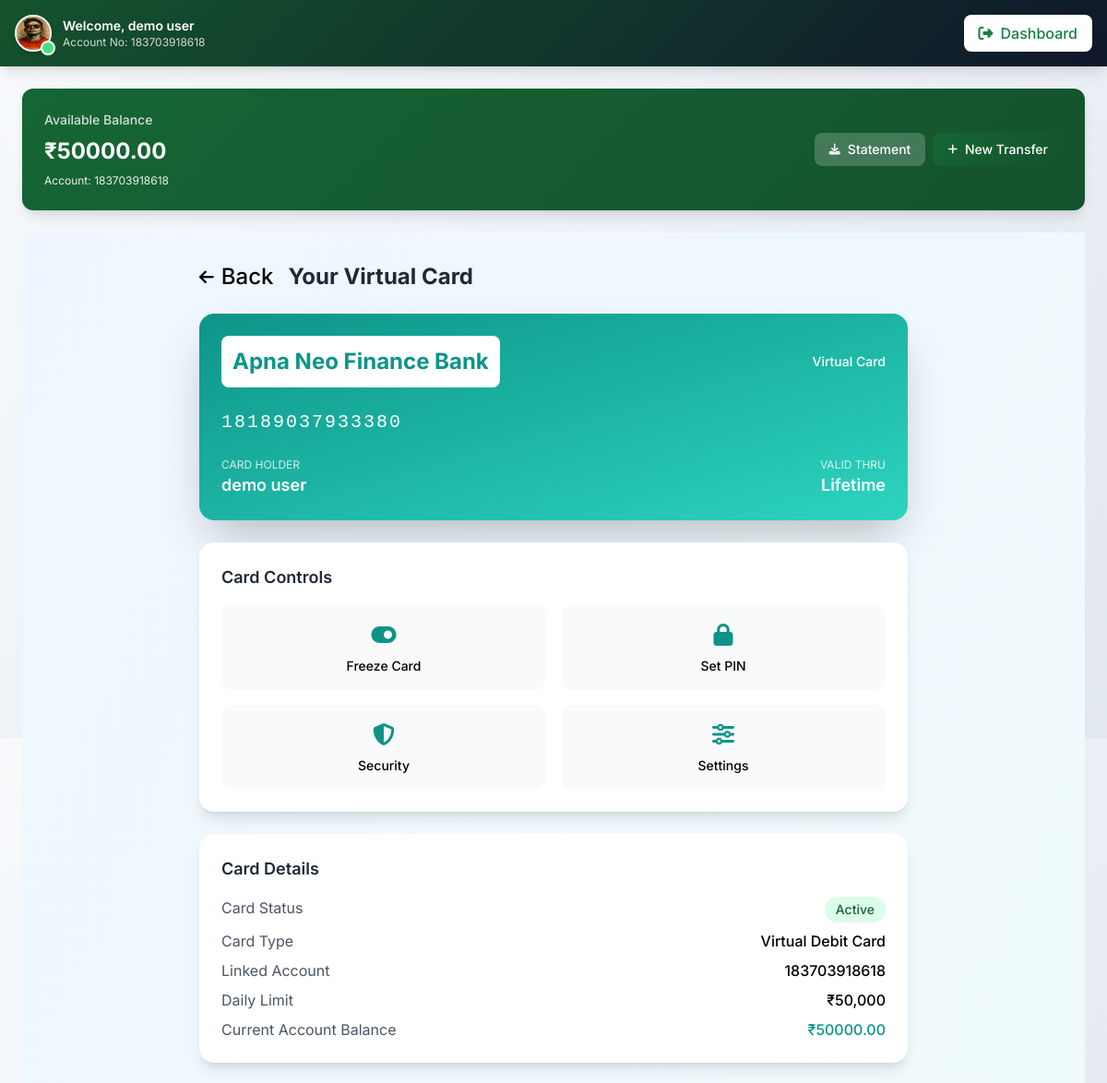
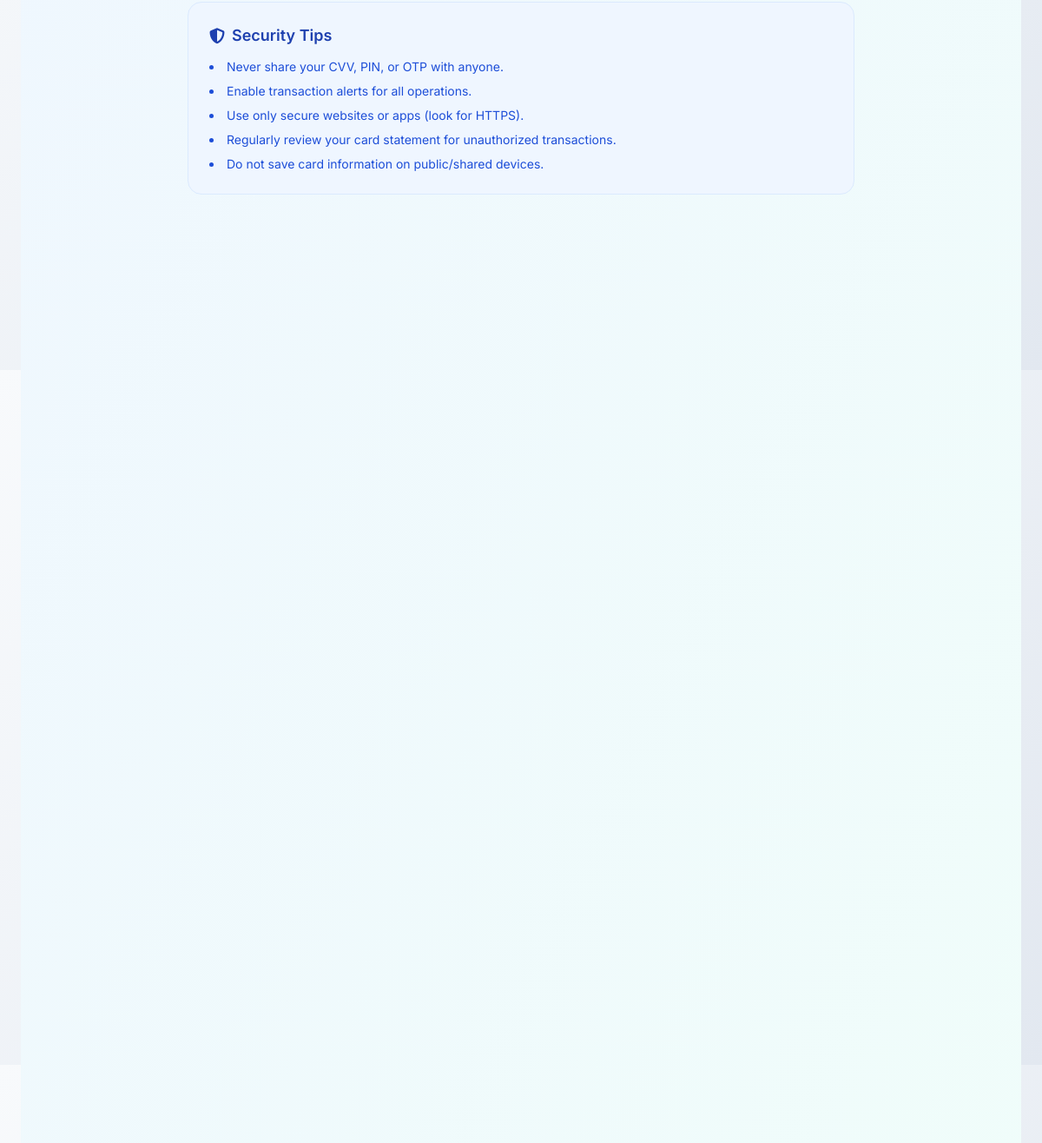
The page /banking/virtual-card/ (signed in) on the database its author committed (2 pictures, top to bottom).
### accounts/models.py (models this page shows, shortened)
class CustomUser(AbstractUser):
    dob = models.DateField(null=True, blank=True)
    mobile = models.CharField(max_length=15, blank=True)
    address = models.TextField(blank=True)
    marital_status = models.CharField(max_length=10, choices=MARITAL_STATUS, default='single')
    occupation = models.CharField(max_length=15, choices=OCCUPATIONS, default='student')
    account_plan = models.CharField(max_length=10, choices=ACCOUNT_PLANS, default='queen')
    account_type = models.CharField(max_length=10, choices=ACCOUNT_TYPES, default='savings')
    residency_status = models.CharField(max_length=10, choices=RESIDENCY_STATUS, default='indian')
    account_number = models.BigIntegerField(default=generate_account_number, unique=True)
    virtual_card_number = models.BigIntegerField(default=generate_virtual_card, unique=True)
    balance = models.DecimalField(max_digits=12, decimal_places=2, default=0)
    profile_image = models.ImageField(upload_to=user_profile_image_path, null=True, blank=True)
    kyc_doc = models.FileField(upload_to=user_kyc_path, null=True, blank=True)
    city = models.CharField(max_length=100, blank=False)
    ifsc_code = models.CharField(max_length=11, blank=True, unique=True)
    upi_id = models.CharField(max_length=50, blank=True, unique=True)

### banking/views.py (the view)
# urls.py: path('virtual-card/', views.virtual_card_view, name='virtual_card'),
@login_required
def virtual_card_view(request):
    user = request.user  # Logged-in user
    context = {
        'user': user
    }
    return render(request, 'banking/virtual_card.html', context)

### banking/templates/banking/virtual_card.html (shortened to what this page needs)
{% extends "banking/netbanking_base.html" %}
{% load static %}
{% block content %}
<div class="min-h-screen bg-gradient-to-br from-blue-50 to-teal-50 py-8 px-4">
    <div class="max-w-3xl mx-auto">
        <div class="flex items-center mb-6">
            <a href="{% url 'banking:dashboard' %}"
                class="flex items-center text-primary hover:text-secondary transition-colors mr-4">
                <i class="fas fa-arrow-left text-lg"></i>
                <span class="ml-2 font-medium text-2xl">Back</span>
            </a>
            <h1 class="text-2xl font-bold text-gray-800">Your Virtual Card</h1>
        </div>
        <div
            class="rounded-2xl shadow-2xl overflow-hidden bg-gradient-to-br from-teal-600 to-teal-400 text-white p-6 mb-6">
            <div class="flex justify-between items-center mb-6">
                <div class="bg-white rounded-lg flex items-center justify-center p-3">
                    <span class="text-teal-600 font-bold text-2xl">Apna Neo Finance Bank</span>
                </div>
                <div class="text-sm font-medium">Virtual Card</div>
            </div>
            <p class="text-xl tracking-widest font-mono mb-6">
                {{ user.virtual_card_number }}
            </p>
            <div class="flex justify-between items-end">
                <div>
                    <p class="text-xs uppercase opacity-80">Card Holder</p>
                    <p class="text-lg font-semibold">{{ user.first_name }} {{ user.last_name }}</p>
                </div>
                <div class="text-right">
                    <p class="text-xs uppercase opacity-80">Valid Thru</p>
                    <p class="text-lg font-semibold">Lifetime</p>
                </div>
            </div>
        </div>
        <div class="bg-white rounded-2xl shadow-lg p-6 mb-6">
            <h2 class="text-lg font-semibold text-gray-800 mb-4">Card Controls</h2>
            <div class="grid grid-cols-2 gap-4">
                <button
                    class="flex flex-col items-center justify-center p-4 bg-gray-50 hover:bg-teal-50 rounded-xl transition-colors">
                    <i class="fas fa-toggle-on text-teal-600 text-2xl mb-2"></i>
                    <span class="text-sm font-medium">Freeze Card</span>
                </button>
                <button
                    class="flex flex-col items-center justify-center p-4 bg-gray-50 hover:bg-teal-50 rounded-xl transition-colors">
                    <i class="fas fa-lock text-teal-600 text-2xl mb-2"></i>
                    <span class="text-sm font-medium">Set PIN</span>
                </button>
                <button
                    class="flex flex-col items-center justify-center p-4 bg-gray-50 hover:bg-teal-50 rounded-xl transition-colors">
                    <i class="fas fa-shield-alt text-teal-600 text-2xl mb-2"></i>
                    <span class="text-sm font-medium">Security</span>
                </button>
                <button
                    class="flex flex-col items-center justify-center p-4 bg-gray-50 hover:bg-teal-50 rounded-xl transition-colors">
                    <i class="fas fa-sliders-h text-teal-600 text-2xl mb-2"></i>
                    <span class="text-sm font-medium">Settings</span>
                </button>
            </div>
        </div>
        <div class="bg-white rounded-2xl shadow-lg p-6 mb-6">
            <h2 class="text-lg font-semibold text-gray-800 mb-4">Card Details</h2>
            <div class="space-y-2">
                <div class="flex justify-between">
                    <span class="text-gray-600">Card Status</span>
                    <span class="bg-green-100 text-green-800 px-3 py-1 rounded-full text-sm font-medium">Active</span>
                </div>
                <div class="flex justify-between">
                    <span class="text-gray-600">Card Type</span>
                    <span class="font-medium">Virtual Debit Card</span>
                </div>
                <div class="flex justify-between">
                    <span class="text-gray-600">Linked Account</span>
                    <span class="font-medium">{{ user.account_number }}</span>
                </div>
                <div class="flex justify-between">
                    <span class="text-gray-600">Daily Limit</span>
                    <span class="font-medium">₹50,000</span>
                </div>
                <div class="flex justify-between">
                    <span class="text-gray-600">Current Account Balance</span>
                    <span class="font-medium text-teal-600">₹{{ user.balance }}</span>
                </div>
            </div>
        </div>
        <div class="bg-blue-50 rounded-2xl p-6 border border-blue-100">
            <h2 class="text-lg font-semibold text-blue-800 mb-3 flex items-center">
                <i class="fas fa-shield-alt mr-2"></i> Security Tips
            </h2>
            <ul class="space-y-2 text-sm text-blue-700 list-disc list-inside">
                <li>Never share your CVV, PIN, or OTP with anyone.</li>
                <li>Enable transaction alerts for all operations.</li>
                <li>Use only secure websites or apps (look for HTTPS).</li>
                <li>Regularly review your card statement for unauthorized transactions.</li>
                <li>Do not save card information on public/shared devices.</li>
            </ul>
        </div>
    </div>
</div>
{% endblock %}

### banking/templates/banking/netbanking_base.html (shortened to what this page needs)
<!DOCTYPE html>
<html lang="en">
<head>
  <script src="https://cdn.tailwindcss.com"></script>
  <link rel="stylesheet" href="https://cdnjs.cloudflare.com/ajax/libs/font-awesome/6.4.0/css/all.min.css">
</head>
<body>
  <nav class="nav-gradient p-4 flex justify-between items-center text-white shadow-lg">
    <div class="flex items-center gap-3">
      {% if user.profile_image %}
      <div class="relative">
        <img src="{{ user.profile_image.url }}" alt="Profile"
          class="w-10 h-10 rounded-full border-2 border-white shadow-md">
        <div class="absolute -bottom-1 -right-1 w-4 h-4 bg-green-400 rounded-full border-2 border-white"></div>
      </div>
      {% endif %}
      <div>
        <p class="font-semibold text-sm">Welcome, {{ user.first_name }} {{ user.last_name }}</p>
        <p class="text-xs opacity-80">Account No: {{ user.account_number }}</p>
      </div>
    </div>
    <div class="flex items-center space-x-4">
      <a href="{% url 'banking:dashboard' %}"
        class="bg-white text-green-700 hover:bg-green-50 px-4 py-2 rounded-lg font-medium flex items-center space-x-2">
        <i class="fas fa-sign-out-alt"></i>
        <span>Dashboard</span>
      </a>
    </div>
  </nav>
  <main class="p-4 sm:p-6">
    <div class="balance-card rounded-xl text-white p-4 sm:p-6 mb-6 shadow-lg">
      <div class="flex flex-col sm:flex-row justify-between items-start sm:items-center gap-4">
        <div>
          <p class="text-sm font-medium opacity-80">Available Balance</p>
          <p class="text-xl sm:text-2xl font-bold mt-2">₹{{ user.balance }}</p>
          <p class="text-xs mt-2 opacity-90">Account: {{ user.account_number }}</p>
        </div>
        <div class="flex flex-wrap gap-2">
          <a href="{% url 'banking:transaction_history' %}"
            class="bg-white bg-opacity-20 hover:bg-opacity-30 text-white text-xs sm:text-sm px-3 sm:px-4 py-2 rounded-lg font-medium inline-flex items-center">
            <i class="fas fa-download mr-1 sm:mr-2 text-xs"></i>Statement
          </a>
          <a href="{% url 'banking:fund_transfer' %}"
            class="btn-primary text-white text-xs sm:text-sm px-3 sm:px-4 py-2 rounded-lg font-medium inline-flex items-center">
            <i class="fas fa-plus mr-1 sm:mr-2 text-xs"></i>New Transfer
          </a>
        </div>
      </div>
    </div>
    {% block content %}{% endblock %}
  </main>
</body>
</html>

### banking/templates/banking/netbanking_base.html (style rules this page uses)
body { font-family: 'Inter', sans-serif; min-height: 100vh; display: flex; flex-direction: column; background: linear-gradient(135deg, #f8fafc 0%, #e2e8f0 100%); }
main { flex: 1; }
.nav-gradient { background: linear-gradient(135deg, #14532d 0%, #0f172a 100%); }
.balance-card { background: linear-gradient(135deg, #166534 0%, #14532d 100%); box-shadow: 0 10px 15px -3px rgba(20, 83, 45, 0.3); }
.btn-primary { background: linear-gradient(135deg, #166534 0%, #14532d 100%); transition: all 0.3s ease; }

### rows shown on the page
CustomUser: profile_image (picture), first_name "demo", last_name "user", account_number "183703918618", balance "50000.00", virtual_card_number "18189037933380"
